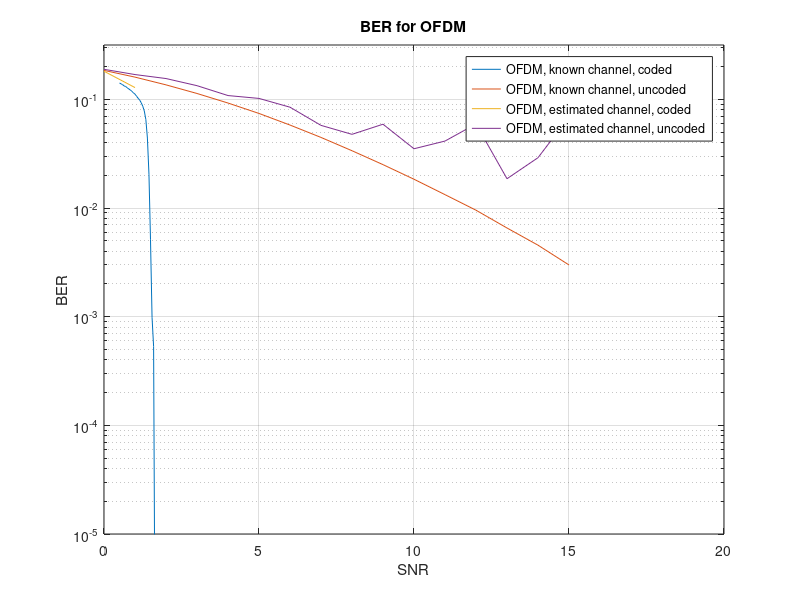

The MATLAB source for this figure:
%% Load OFDM BER
load('OFDM_uncoded_estimated.mat');
load('OFDM_coded_estimated.mat');
load('OFDM_coded_known.mat');
load('OFDM_uncoded_known.mat');

%% Plot
figure,
semilogy(snr_vec_coding_known, BER_coding_known), hold on,
semilogy(snr_vec_nocoding_known, BER_nocoding_known), hold on,
semilogy(snr_vec_coding_estimated, BER_coding_estimated(:, 1)), hold on,
semilogy(snr_vec_nocoding_estimated, BER_nocoding_estimated(:, 1))
legend('OFDM, known channel, coded', 'OFDM, known channel, uncoded', ...
    'OFDM, estimated channel, coded', 'OFDM, estimated channel, uncoded')
xlabel('SNR')
ylabel('BER')
ylim([10^-5, 10^-0.5])
grid on
title('BER for OFDM')
